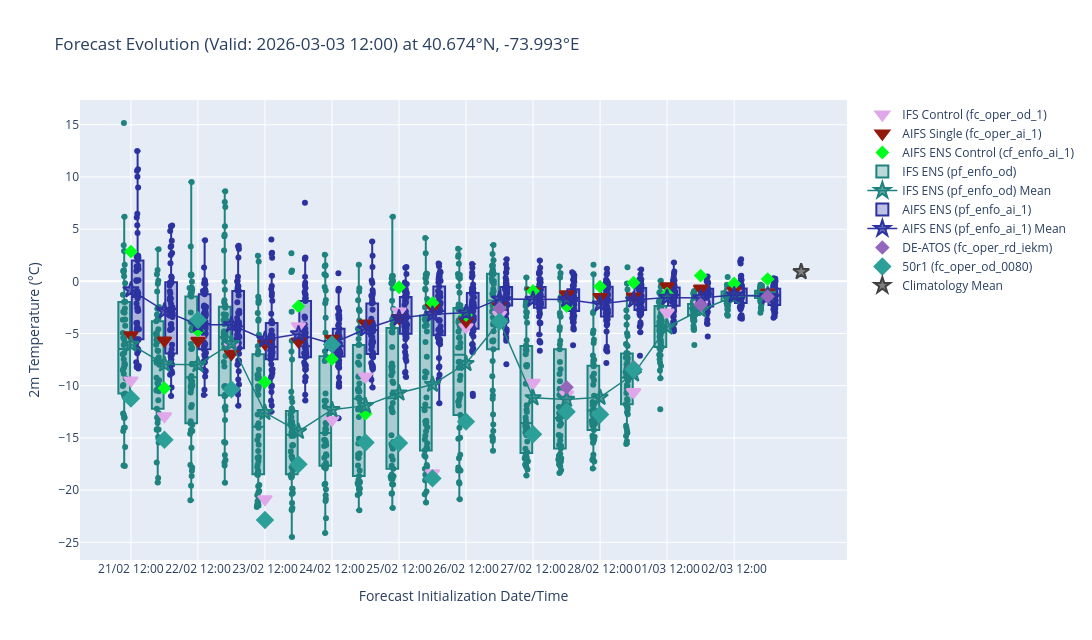

Notebook cell for this chart:
### Code cell
plot_forecast_evolution(plot_data, widgets_dict, plot_dir, export_html=True)

### Figure 1 — Plotly figure (JSON) as saved in the notebook; plotly's stock layout.template omitted (floating-point values rounded to 4 significant figures; data arrays with more than 128 entries replaced by an {"elided": "..."} marker saying what was removed)
{"data": [{"customdata": [[240, "21/02 12:00", -9.488], [228, "22/02 00:00", -12.92], [216, "22/02 12:00", -5.6], [204, "23/02 00:00", -6.256], [192, "23/02 12:00", -20.87], [180, "24/02 00:00", -4.303], [168, "24/02 12:00", -13.28], [156, "25/02 00:00", -9.119], [144, "25/02 12:00", -2.878], [132, "26/02 00:00", -18.38], [120, "26/02 12:00", -4.395], [108, "27/02 00:00", -3.195], [96, "27/02 12:00", -9.723], [84, "28/02 00:00", -10.85], [72, "28/02 12:00", -12.86], [60, "01/03 00:00", -10.61], [48, "01/03 12:00", -2.991], [36, "02/03 00:00", -2.241], [24, "02/03 12:00", -1.135], [12, "03/03 00:00", -1.095]], "hovertemplate": "Initialisation Date: %{customdata[1]}<br>Lead Time: %{customdata[0]}h<br>Value: %{y:.2f}°C<extra>Model: IFS Control (fc_oper_od_1)</extra>", "marker": {"color": "#e0a7e9", "line": {"color": "#e0a7e9", "width": 2}, "size": 12, "symbol": "triangle-down"}, "mode": "markers", "name": "IFS Control (fc_oper_od_1)", "type": "scatter", "x": [0, 1, 2, 3, 4, 5, 6, 7, 8, 9, 10, 11, 12, 13, 14, 15, 16, 17, 18, 19], "y": [-9.488, -12.92, -5.6, -6.256, -20.87, -4.303, -13.28, -9.119, -2.878, -18.38, -4.395, -3.195, -9.723, -10.85, -12.86, -10.61, -2.991, -2.241, -1.135, -1.095]}, {"customdata": [[240, "21/02 12:00", -5.154], [228, "22/02 00:00", -5.679], [216, "22/02 12:00", -5.702], [204, "23/02 00:00", -6.945], [192, "23/02 12:00", -5.957], [180, "24/02 00:00", -5.761], [168, "24/02 12:00", -5.492], [156, "25/02 00:00", -4.033], [144, "25/02 12:00", -3.508], [132, "26/02 00:00", -2.5], [120, "26/02 12:00", -3.83], [108, "27/02 00:00", -2.384], [96, "27/02 12:00", -0.9385], [84, "28/02 00:00", -1.246], [72, "28/02 12:00", -1.498], [60, "01/03 00:00", -1.444], [48, "01/03 12:00", -0.4793], [36, "02/03 00:00", -0.691], [24, "02/03 12:00", -0.8904], [12, "03/03 00:00", -1.08]], "hovertemplate": "Initialisation Date: %{customdata[1]}<br>Lead Time: %{customdata[0]}h<br>Value: %{y:.2f}°C<extra>Model: AIFS Single (fc_oper_ai_1)</extra>", "marker": {"color": "#93190c", "line": {"color": "#93190c", "width": 2}, "size": 12, "symbol": "triangle-down"}, "mode": "markers", "name": "AIFS Single (fc_oper_ai_1)", "type": "scatter", "x": [0, 1, 2, 3, 4, 5, 6, 7, 8, 9, 10, 11, 12, 13, 14, 15, 16, 17, 18, 19], "y": [-5.154, -5.679, -5.702, -6.945, -5.957, -5.761, -5.492, -4.033, -3.508, -2.5, -3.83, -2.384, -0.9385, -1.246, -1.498, -1.444, -0.4793, -0.691, -0.8904, -1.08]}, {"customdata": [[240, "21/02 12:00", 2.854], [228, "22/02 00:00", -10.23], [216, "22/02 12:00", -4.719], [204, "23/02 00:00", -10.35], [192, "23/02 12:00", -9.662], [180, "24/02 00:00", -2.391], [168, "24/02 12:00", -7.437], [156, "25/02 00:00", -12.68], [144, "25/02 12:00", -0.5691], [132, "26/02 00:00", -2.075], [120, "26/02 12:00", -3.235], [108, "27/02 00:00", -2.482], [96, "27/02 12:00", -0.9204], [84, "28/02 00:00", -2.372], [72, "28/02 12:00", -0.4999], [60, "01/03 00:00", -0.1249], [48, "01/03 12:00", -1.18], [36, "02/03 00:00", 0.5482], [24, "02/03 12:00", -0.2069], [12, "03/03 00:00", 0.2152]], "hovertemplate": "Initialisation Date: %{customdata[1]}<br>Lead Time: %{customdata[0]}h<br>Value: %{y:.2f}°C<extra>Model: AIFS ENS Control (cf_enfo_ai_1)</extra>", "marker": {"color": "#00FF1E", "line": {"color": "#00FF1E", "width": 1.5}, "size": 9, "symbol": "diamond"}, "mode": "markers", "name": "AIFS ENS Control (cf_enfo_ai_1)", "type": "scatter", "x": [0, 1, 2, 3, 4, 5, 6, 7, 8, 9, 10, 11, 12, 13, 14, 15, 16, 17, 18, 19], "y": [2.854, -10.23, -4.719, -10.35, -9.662, -2.391, -7.437, -12.68, -0.5691, -2.075, -3.235, -2.482, -0.9204, -2.372, -0.4999, -0.1249, -1.18, 0.5482, -0.2069, 0.2152]}, {"boxpoints": "all", "customdata": {"elided": "1000x4 mixed values"}, "fillcolor": "rgba(30, 131, 127, 0.3)", "hoverinfo": "y+name+text", "hovertemplate": "Model: IFS ENS (pf_enfo_od)<br>Date: %{customdata[2]}<br>Lead Time: %{customdata[0]}h<br>Member: %{customdata[1]}<br>Value: %{y:.2f}°C<br><extra></extra>", "jitter": 0.3, "marker": {"color": "#1e837f"}, "name": "IFS ENS (pf_enfo_od)", "pointpos": 0, "showlegend": true, "text": {"elided": "1000 str values"}, "type": "box", "width": 0.35, "x": {"elided": "1000 float values"}, "y": {"elided": "1000 float values"}}, {"customdata": [[240, "21/02 12:00", -6.038], [228, "22/02 00:00", -7.938], [216, "22/02 12:00", -7.984], [204, "23/02 00:00", -5.954], [192, "23/02 12:00", -12.57], [180, "24/02 00:00", -14.38], [168, "24/02 12:00", -12.29], [156, "25/02 00:00", -11.91], [144, "25/02 12:00", -10.7], [132, "26/02 00:00", -9.882], [120, "26/02 12:00", -7.875], [108, "27/02 00:00", -3.847], [96, "27/02 12:00", -11.16], [84, "28/02 00:00", -11.31], [72, "28/02 12:00", -11.11], [60, "01/03 00:00", -8.884], [48, "01/03 12:00", -4.383], [36, "02/03 00:00", -2.743], [24, "02/03 12:00", -1.459], [12, "03/03 00:00", -1.263]], "hovertemplate": "Initialisation Date: %{customdata[1]}<br>Lead Time: %{customdata[0]}h<br>Value: %{y:.2f}°C<extra>Model: IFS ENS (pf_enfo_od) Mean</extra>", "line": {"color": "#1e837f", "width": 1.5}, "marker": {"color": "rgba(30, 131, 127, 0.7)", "line": {"color": "#1e837f", "width": 2}, "size": 12, "symbol": "star"}, "mode": "lines+markers", "name": "IFS ENS (pf_enfo_od) Mean", "type": "scatter", "x": [0, 1, 2, 3, 4, 5, 6, 7, 8, 9, 10, 11, 12, 13, 14, 15, 16, 17, 18, 19], "y": [-6.038, -7.938, -7.984, -5.954, -12.57, -14.38, -12.29, -11.91, -10.7, -9.882, -7.875, -3.847, -11.16, -11.31, -11.11, -8.884, -4.383, -2.743, -1.459, -1.263]}, {"boxpoints": "all", "customdata": {"elided": "1000x4 mixed values"}, "fillcolor": "rgba(44, 50, 160, 0.3)", "hoverinfo": "y+name+text", "hovertemplate": "Model: AIFS ENS (pf_enfo_ai_1)<br>Date: %{customdata[2]}<br>Lead Time: %{customdata[0]}h<br>Member: %{customdata[1]}<br>Value: %{y:.2f}°C<br><extra></extra>", "jitter": 0.3, "marker": {"color": "#2c32a0"}, "name": "AIFS ENS (pf_enfo_ai_1)", "pointpos": 0, "showlegend": true, "text": {"elided": "1000 str values"}, "type": "box", "width": 0.35, "x": {"elided": "1000 float values"}, "y": {"elided": "1000 float values"}}, {"customdata": [[240, "21/02 12:00", -0.8147], [228, "22/02 00:00", -2.835], [216, "22/02 12:00", -4.147], [204, "23/02 00:00", -4.159], [192, "23/02 12:00", -5.565], [180, "24/02 00:00", -5.036], [168, "24/02 12:00", -5.974], [156, "25/02 00:00", -4.565], [144, "25/02 12:00", -3.518], [132, "26/02 00:00", -3.161], [120, "26/02 12:00", -3.015], [108, "27/02 00:00", -1.699], [96, "27/02 12:00", -1.726], [84, "28/02 00:00", -1.743], [72, "28/02 12:00", -2.174], [60, "01/03 00:00", -1.791], [48, "01/03 12:00", -1.539], [36, "02/03 00:00", -1.593], [24, "02/03 12:00", -1.311], [12, "03/03 00:00", -1.458]], "hovertemplate": "Initialisation Date: %{customdata[1]}<br>Lead Time: %{customdata[0]}h<br>Value: %{y:.2f}°C<extra>Model: AIFS ENS (pf_enfo_ai_1) Mean</extra>", "line": {"color": "#2c32a0", "width": 1.5}, "marker": {"color": "rgba(44, 50, 160, 0.7)", "line": {"color": "#2c32a0", "width": 2}, "size": 12, "symbol": "star"}, "mode": "lines+markers", "name": "AIFS ENS (pf_enfo_ai_1) Mean", "type": "scatter", "x": [0, 1, 2, 3, 4, 5, 6, 7, 8, 9, 10, 11, 12, 13, 14, 15, 16, 17, 18, 19], "y": [-0.8147, -2.835, -4.147, -4.159, -5.565, -5.036, -5.974, -4.565, -3.518, -3.161, -3.015, -1.699, -1.726, -1.743, -2.174, -1.791, -1.539, -1.593, -1.311, -1.458]}, {"customdata": [[108, "27/02 00:00", -2.593], [84, "28/02 00:00", -10.15], [60, "01/03 00:00", -8.217], [36, "02/03 00:00", -2.253], [12, "03/03 00:00", -1.445]], "hovertemplate": "Initialisation Date: %{customdata[1]}<br>Lead Time: %{customdata[0]}h<br>Value: %{y:.2f}°C<extra>Model: DE-ATOS (fc_oper_rd_iekm)</extra>", "marker": {"color": "#9467bd", "line": {"color": "#9467bd", "width": 2}, "size": 9, "symbol": "diamond"}, "mode": "markers", "name": "DE-ATOS (fc_oper_rd_iekm)", "type": "scatter", "x": [11, 13, 15, 17, 19], "y": [-2.593, -10.15, -8.217, -2.253, -1.445]}, {"customdata": [[240, "21/02 12:00", -11.23], [228, "22/02 00:00", -15.18], [216, "22/02 12:00", -3.697], [204, "23/02 00:00", -10.35], [192, "23/02 12:00", -22.86], [180, "24/02 00:00", -17.53], [168, "24/02 12:00", -6.039], [156, "25/02 00:00", -15.44], [144, "25/02 12:00", -15.5], [132, "26/02 00:00", -18.88], [120, "26/02 12:00", -13.44], [108, "27/02 00:00", -3.843], [96, "27/02 12:00", -14.65], [84, "28/02 00:00", -12.49], [72, "28/02 12:00", -12.76], [60, "01/03 00:00", -8.438]], "hovertemplate": "Initialisation Date: %{customdata[1]}<br>Lead Time: %{customdata[0]}h<br>Value: %{y:.2f}°C<extra>Model: 50r1 (fc_oper_od_0080)</extra>", "marker": {"color": "#2ca098", "line": {"color": "#2ca098", "width": 2}, "size": 12, "symbol": "diamond"}, "mode": "markers", "name": "50r1 (fc_oper_od_0080)", "type": "scatter", "x": [0, 1, 2, 3, 4, 5, 6, 7, 8, 9, 10, 11, 12, 13, 14, 15], "y": [-11.23, -15.18, -3.697, -10.35, -22.86, -17.53, -6.039, -15.44, -15.5, -18.88, -13.44, -3.843, -14.65, -12.49, -12.76, -8.438]}, {"customdata": [[0]], "hovertemplate": "Climatology Mean: %{y:.2f}°C<extra></extra>", "marker": {"color": "#7f7f7f", "line": {"color": "#424242", "width": 2}, "size": 12, "symbol": "star"}, "mode": "markers", "name": "Climatology Mean", "type": "scatter", "x": [20], "y": [0.9235]}], "layout": {"height": 640, "showlegend": true, "title": {"text": "Forecast Evolution (Valid: 2026-03-03 12:00) at 40.674°N, -73.993°E"}, "width": 1600, "xaxis": {"dtick": 12, "gridcolor": "white", "gridwidth": 1, "showgrid": true, "tickangle": 0, "ticktext": ["21/02 12:00", "22/02 12:00", "23/02 12:00", "24/02 12:00", "25/02 12:00", "26/02 12:00", "27/02 12:00", "28/02 12:00", "01/03 12:00", "02/03 12:00"], "tickvals": [0, 2, 4, 6, 8, 10, 12, 14, 16, 18], "title": {"text": "Forecast Initialization Date/Time"}}, "yaxis": {"title": {"text": "2m Temperature (°C)"}}}}
